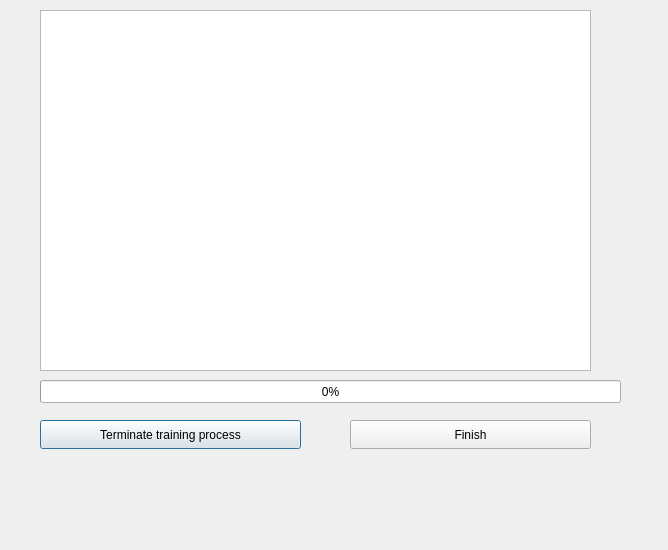
<?xml version="1.0" encoding="UTF-8"?>
<ui version="4.0">
 <class>Statuswindow</class>
 <widget class="QDialog" name="Statuswindow">
  <property name="geometry">
   <rect>
    <x>0</x>
    <y>0</y>
    <width>668</width>
    <height>550</height>
   </rect>
  </property>
  <property name="windowTitle">
   <string>Dialog</string>
  </property>
  <widget class="QPushButton" name="terminateProcess">
   <property name="geometry">
    <rect>
     <x>40</x>
     <y>420</y>
     <width>261</width>
     <height>29</height>
    </rect>
   </property>
   <property name="text">
    <string>Terminate training process</string>
   </property>
  </widget>
  <widget class="QProgressBar" name="progressBar">
   <property name="geometry">
    <rect>
     <x>40</x>
     <y>380</y>
     <width>581</width>
     <height>23</height>
    </rect>
   </property>
   <property name="value">
    <number>0</number>
   </property>
  </widget>
  <widget class="QPlainTextEdit" name="trainStatusInfo">
   <property name="geometry">
    <rect>
     <x>40</x>
     <y>10</y>
     <width>551</width>
     <height>361</height>
    </rect>
   </property>
   <property name="plainText">
    <string/>
   </property>
  </widget>
  <widget class="QPushButton" name="finishButton">
   <property name="geometry">
    <rect>
     <x>350</x>
     <y>420</y>
     <width>241</width>
     <height>29</height>
    </rect>
   </property>
   <property name="text">
    <string>Finish</string>
   </property>
   <property name="checkable">
    <bool>false</bool>
   </property>
  </widget>
 </widget>
 <resources/>
 <connections/>
</ui>
